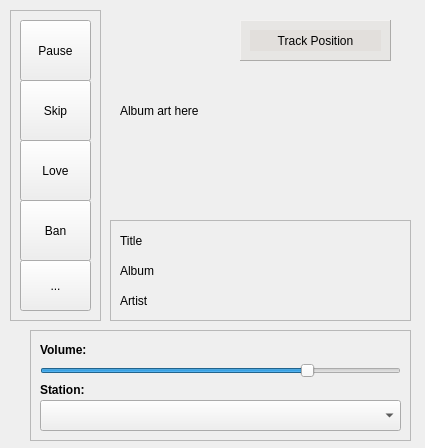
<?xml version="1.0" encoding="UTF-8"?>
<ui version="4.0">
 <class>MainWindow</class>
 <widget class="QMainWindow" name="MainWindow">
  <property name="geometry">
   <rect>
    <x>0</x>
    <y>0</y>
    <width>425</width>
    <height>448</height>
   </rect>
  </property>
  <property name="windowTitle">
   <string>qAndora - Internet Radio</string>
  </property>
  <property name="windowIcon">
   <iconset>
    <normaloff>images/qAndora.png</normaloff>images/qAndora.png</iconset>
  </property>
  <widget class="QWidget" name="centralwidget">
   <widget class="QFrame" name="frame">
    <property name="geometry">
     <rect>
      <x>30</x>
      <y>330</y>
      <width>381</width>
      <height>111</height>
     </rect>
    </property>
    <property name="frameShape">
     <enum>QFrame::StyledPanel</enum>
    </property>
    <property name="frameShadow">
     <enum>QFrame::Raised</enum>
    </property>
    <widget class="QSlider" name="volumeSlider">
     <property name="geometry">
      <rect>
       <x>10</x>
       <y>20</y>
       <width>361</width>
       <height>41</height>
      </rect>
     </property>
     <property name="toolTip">
      <string>Adjust Volume</string>
     </property>
     <property name="maximum">
      <number>100</number>
     </property>
     <property name="value">
      <number>75</number>
     </property>
     <property name="orientation">
      <enum>Qt::Horizontal</enum>
     </property>
    </widget>
    <widget class="QComboBox" name="stationBox">
     <property name="geometry">
      <rect>
       <x>10</x>
       <y>70</y>
       <width>361</width>
       <height>31</height>
      </rect>
     </property>
    </widget>
    <widget class="QLabel" name="label">
     <property name="geometry">
      <rect>
       <x>10</x>
       <y>10</y>
       <width>77</width>
       <height>21</height>
      </rect>
     </property>
     <property name="text">
      <string>&lt;b&gt;Volume:&lt;/b&gt;</string>
     </property>
     <property name="textFormat">
      <enum>Qt::AutoText</enum>
     </property>
    </widget>
    <widget class="QLabel" name="label_2">
     <property name="geometry">
      <rect>
       <x>10</x>
       <y>50</y>
       <width>77</width>
       <height>21</height>
      </rect>
     </property>
     <property name="text">
      <string>&lt;b&gt;Station:&lt;/b&gt;</string>
     </property>
    </widget>
   </widget>
   <widget class="QLabel" name="albumImage">
    <property name="geometry">
     <rect>
      <x>120</x>
      <y>10</y>
      <width>281</width>
      <height>201</height>
     </rect>
    </property>
    <property name="minimumSize">
     <size>
      <width>241</width>
      <height>191</height>
     </size>
    </property>
    <property name="text">
     <string>Album art here</string>
    </property>
    <property name="scaledContents">
     <bool>true</bool>
    </property>
   </widget>
   <widget class="QFrame" name="infoFrame">
    <property name="geometry">
     <rect>
      <x>110</x>
      <y>220</y>
      <width>301</width>
      <height>101</height>
     </rect>
    </property>
    <property name="frameShape">
     <enum>QFrame::StyledPanel</enum>
    </property>
    <property name="frameShadow">
     <enum>QFrame::Raised</enum>
    </property>
    <widget class="QLabel" name="titleLabel">
     <property name="geometry">
      <rect>
       <x>10</x>
       <y>10</y>
       <width>261</width>
       <height>21</height>
      </rect>
     </property>
     <property name="text">
      <string>Title</string>
     </property>
     <property name="wordWrap">
      <bool>true</bool>
     </property>
    </widget>
    <widget class="QLabel" name="albumLabel">
     <property name="geometry">
      <rect>
       <x>10</x>
       <y>40</y>
       <width>261</width>
       <height>21</height>
      </rect>
     </property>
     <property name="text">
      <string>Album</string>
     </property>
     <property name="wordWrap">
      <bool>true</bool>
     </property>
    </widget>
    <widget class="QLabel" name="artistLabel">
     <property name="geometry">
      <rect>
       <x>10</x>
       <y>70</y>
       <width>261</width>
       <height>21</height>
      </rect>
     </property>
     <property name="text">
      <string>Artist</string>
     </property>
    </widget>
   </widget>
   <widget class="QFrame" name="positionFrame">
    <property name="geometry">
     <rect>
      <x>240</x>
      <y>20</y>
      <width>151</width>
      <height>41</height>
     </rect>
    </property>
    <property name="palette">
     <palette>
      <active>
       <colorrole role="WindowText">
        <brush brushstyle="SolidPattern">
         <color alpha="255">
          <red>0</red>
          <green>0</green>
          <blue>0</blue>
         </color>
        </brush>
       </colorrole>
       <colorrole role="Button">
        <brush brushstyle="SolidPattern">
         <color alpha="125">
          <red>223</red>
          <green>220</green>
          <blue>217</blue>
         </color>
        </brush>
       </colorrole>
       <colorrole role="Light">
        <brush brushstyle="SolidPattern">
         <color alpha="125">
          <red>255</red>
          <green>255</green>
          <blue>255</blue>
         </color>
        </brush>
       </colorrole>
       <colorrole role="Midlight">
        <brush brushstyle="SolidPattern">
         <color alpha="125">
          <red>239</red>
          <green>237</green>
          <blue>236</blue>
         </color>
        </brush>
       </colorrole>
       <colorrole role="Dark">
        <brush brushstyle="SolidPattern">
         <color alpha="125">
          <red>111</red>
          <green>110</green>
          <blue>108</blue>
         </color>
        </brush>
       </colorrole>
       <colorrole role="Mid">
        <brush brushstyle="SolidPattern">
         <color alpha="125">
          <red>149</red>
          <green>147</green>
          <blue>145</blue>
         </color>
        </brush>
       </colorrole>
       <colorrole role="Text">
        <brush brushstyle="SolidPattern">
         <color alpha="255">
          <red>0</red>
          <green>0</green>
          <blue>0</blue>
         </color>
        </brush>
       </colorrole>
       <colorrole role="BrightText">
        <brush brushstyle="SolidPattern">
         <color alpha="255">
          <red>255</red>
          <green>255</green>
          <blue>255</blue>
         </color>
        </brush>
       </colorrole>
       <colorrole role="ButtonText">
        <brush brushstyle="SolidPattern">
         <color alpha="255">
          <red>0</red>
          <green>0</green>
          <blue>0</blue>
         </color>
        </brush>
       </colorrole>
       <colorrole role="Base">
        <brush brushstyle="SolidPattern">
         <color alpha="255">
          <red>255</red>
          <green>255</green>
          <blue>255</blue>
         </color>
        </brush>
       </colorrole>
       <colorrole role="Window">
        <brush brushstyle="SolidPattern">
         <color alpha="125">
          <red>223</red>
          <green>220</green>
          <blue>217</blue>
         </color>
        </brush>
       </colorrole>
       <colorrole role="Shadow">
        <brush brushstyle="SolidPattern">
         <color alpha="255">
          <red>0</red>
          <green>0</green>
          <blue>0</blue>
         </color>
        </brush>
       </colorrole>
       <colorrole role="AlternateBase">
        <brush brushstyle="SolidPattern">
         <color alpha="190">
          <red>239</red>
          <green>237</green>
          <blue>236</blue>
         </color>
        </brush>
       </colorrole>
       <colorrole role="ToolTipBase">
        <brush brushstyle="SolidPattern">
         <color alpha="255">
          <red>255</red>
          <green>255</green>
          <blue>220</blue>
         </color>
        </brush>
       </colorrole>
       <colorrole role="ToolTipText">
        <brush brushstyle="SolidPattern">
         <color alpha="255">
          <red>0</red>
          <green>0</green>
          <blue>0</blue>
         </color>
        </brush>
       </colorrole>
      </active>
      <inactive>
       <colorrole role="WindowText">
        <brush brushstyle="SolidPattern">
         <color alpha="255">
          <red>0</red>
          <green>0</green>
          <blue>0</blue>
         </color>
        </brush>
       </colorrole>
       <colorrole role="Button">
        <brush brushstyle="SolidPattern">
         <color alpha="125">
          <red>223</red>
          <green>220</green>
          <blue>217</blue>
         </color>
        </brush>
       </colorrole>
       <colorrole role="Light">
        <brush brushstyle="SolidPattern">
         <color alpha="125">
          <red>255</red>
          <green>255</green>
          <blue>255</blue>
         </color>
        </brush>
       </colorrole>
       <colorrole role="Midlight">
        <brush brushstyle="SolidPattern">
         <color alpha="125">
          <red>239</red>
          <green>237</green>
          <blue>236</blue>
         </color>
        </brush>
       </colorrole>
       <colorrole role="Dark">
        <brush brushstyle="SolidPattern">
         <color alpha="125">
          <red>111</red>
          <green>110</green>
          <blue>108</blue>
         </color>
        </brush>
       </colorrole>
       <colorrole role="Mid">
        <brush brushstyle="SolidPattern">
         <color alpha="125">
          <red>149</red>
          <green>147</green>
          <blue>145</blue>
         </color>
        </brush>
       </colorrole>
       <colorrole role="Text">
        <brush brushstyle="SolidPattern">
         <color alpha="255">
          <red>0</red>
          <green>0</green>
          <blue>0</blue>
         </color>
        </brush>
       </colorrole>
       <colorrole role="BrightText">
        <brush brushstyle="SolidPattern">
         <color alpha="255">
          <red>255</red>
          <green>255</green>
          <blue>255</blue>
         </color>
        </brush>
       </colorrole>
       <colorrole role="ButtonText">
        <brush brushstyle="SolidPattern">
         <color alpha="255">
          <red>0</red>
          <green>0</green>
          <blue>0</blue>
         </color>
        </brush>
       </colorrole>
       <colorrole role="Base">
        <brush brushstyle="SolidPattern">
         <color alpha="255">
          <red>255</red>
          <green>255</green>
          <blue>255</blue>
         </color>
        </brush>
       </colorrole>
       <colorrole role="Window">
        <brush brushstyle="SolidPattern">
         <color alpha="125">
          <red>223</red>
          <green>220</green>
          <blue>217</blue>
         </color>
        </brush>
       </colorrole>
       <colorrole role="Shadow">
        <brush brushstyle="SolidPattern">
         <color alpha="255">
          <red>0</red>
          <green>0</green>
          <blue>0</blue>
         </color>
        </brush>
       </colorrole>
       <colorrole role="AlternateBase">
        <brush brushstyle="SolidPattern">
         <color alpha="190">
          <red>239</red>
          <green>237</green>
          <blue>236</blue>
         </color>
        </brush>
       </colorrole>
       <colorrole role="ToolTipBase">
        <brush brushstyle="SolidPattern">
         <color alpha="255">
          <red>255</red>
          <green>255</green>
          <blue>220</blue>
         </color>
        </brush>
       </colorrole>
       <colorrole role="ToolTipText">
        <brush brushstyle="SolidPattern">
         <color alpha="255">
          <red>0</red>
          <green>0</green>
          <blue>0</blue>
         </color>
        </brush>
       </colorrole>
      </inactive>
      <disabled>
       <colorrole role="WindowText">
        <brush brushstyle="SolidPattern">
         <color alpha="125">
          <red>111</red>
          <green>110</green>
          <blue>108</blue>
         </color>
        </brush>
       </colorrole>
       <colorrole role="Button">
        <brush brushstyle="SolidPattern">
         <color alpha="125">
          <red>223</red>
          <green>220</green>
          <blue>217</blue>
         </color>
        </brush>
       </colorrole>
       <colorrole role="Light">
        <brush brushstyle="SolidPattern">
         <color alpha="125">
          <red>255</red>
          <green>255</green>
          <blue>255</blue>
         </color>
        </brush>
       </colorrole>
       <colorrole role="Midlight">
        <brush brushstyle="SolidPattern">
         <color alpha="125">
          <red>239</red>
          <green>237</green>
          <blue>236</blue>
         </color>
        </brush>
       </colorrole>
       <colorrole role="Dark">
        <brush brushstyle="SolidPattern">
         <color alpha="125">
          <red>111</red>
          <green>110</green>
          <blue>108</blue>
         </color>
        </brush>
       </colorrole>
       <colorrole role="Mid">
        <brush brushstyle="SolidPattern">
         <color alpha="125">
          <red>149</red>
          <green>147</green>
          <blue>145</blue>
         </color>
        </brush>
       </colorrole>
       <colorrole role="Text">
        <brush brushstyle="SolidPattern">
         <color alpha="125">
          <red>111</red>
          <green>110</green>
          <blue>108</blue>
         </color>
        </brush>
       </colorrole>
       <colorrole role="BrightText">
        <brush brushstyle="SolidPattern">
         <color alpha="255">
          <red>255</red>
          <green>255</green>
          <blue>255</blue>
         </color>
        </brush>
       </colorrole>
       <colorrole role="ButtonText">
        <brush brushstyle="SolidPattern">
         <color alpha="125">
          <red>111</red>
          <green>110</green>
          <blue>108</blue>
         </color>
        </brush>
       </colorrole>
       <colorrole role="Base">
        <brush brushstyle="SolidPattern">
         <color alpha="125">
          <red>223</red>
          <green>220</green>
          <blue>217</blue>
         </color>
        </brush>
       </colorrole>
       <colorrole role="Window">
        <brush brushstyle="SolidPattern">
         <color alpha="125">
          <red>223</red>
          <green>220</green>
          <blue>217</blue>
         </color>
        </brush>
       </colorrole>
       <colorrole role="Shadow">
        <brush brushstyle="SolidPattern">
         <color alpha="255">
          <red>0</red>
          <green>0</green>
          <blue>0</blue>
         </color>
        </brush>
       </colorrole>
       <colorrole role="AlternateBase">
        <brush brushstyle="SolidPattern">
         <color alpha="125">
          <red>223</red>
          <green>220</green>
          <blue>217</blue>
         </color>
        </brush>
       </colorrole>
       <colorrole role="ToolTipBase">
        <brush brushstyle="SolidPattern">
         <color alpha="255">
          <red>255</red>
          <green>255</green>
          <blue>220</blue>
         </color>
        </brush>
       </colorrole>
       <colorrole role="ToolTipText">
        <brush brushstyle="SolidPattern">
         <color alpha="255">
          <red>0</red>
          <green>0</green>
          <blue>0</blue>
         </color>
        </brush>
       </colorrole>
      </disabled>
     </palette>
    </property>
    <property name="autoFillBackground">
     <bool>true</bool>
    </property>
    <property name="frameShape">
     <enum>QFrame::Panel</enum>
    </property>
    <property name="frameShadow">
     <enum>QFrame::Raised</enum>
    </property>
    <widget class="QLabel" name="positionLabel">
     <property name="geometry">
      <rect>
       <x>10</x>
       <y>10</y>
       <width>131</width>
       <height>21</height>
      </rect>
     </property>
     <property name="palette">
      <palette>
       <active>
        <colorrole role="WindowText">
         <brush brushstyle="SolidPattern">
          <color alpha="255">
           <red>0</red>
           <green>0</green>
           <blue>0</blue>
          </color>
         </brush>
        </colorrole>
        <colorrole role="Button">
         <brush brushstyle="SolidPattern">
          <color alpha="165">
           <red>223</red>
           <green>220</green>
           <blue>217</blue>
          </color>
         </brush>
        </colorrole>
        <colorrole role="Light">
         <brush brushstyle="SolidPattern">
          <color alpha="165">
           <red>255</red>
           <green>255</green>
           <blue>255</blue>
          </color>
         </brush>
        </colorrole>
        <colorrole role="Midlight">
         <brush brushstyle="SolidPattern">
          <color alpha="165">
           <red>239</red>
           <green>237</green>
           <blue>236</blue>
          </color>
         </brush>
        </colorrole>
        <colorrole role="Dark">
         <brush brushstyle="SolidPattern">
          <color alpha="165">
           <red>111</red>
           <green>110</green>
           <blue>108</blue>
          </color>
         </brush>
        </colorrole>
        <colorrole role="Mid">
         <brush brushstyle="SolidPattern">
          <color alpha="165">
           <red>149</red>
           <green>147</green>
           <blue>145</blue>
          </color>
         </brush>
        </colorrole>
        <colorrole role="Text">
         <brush brushstyle="SolidPattern">
          <color alpha="255">
           <red>0</red>
           <green>0</green>
           <blue>0</blue>
          </color>
         </brush>
        </colorrole>
        <colorrole role="BrightText">
         <brush brushstyle="SolidPattern">
          <color alpha="255">
           <red>255</red>
           <green>255</green>
           <blue>255</blue>
          </color>
         </brush>
        </colorrole>
        <colorrole role="ButtonText">
         <brush brushstyle="SolidPattern">
          <color alpha="255">
           <red>0</red>
           <green>0</green>
           <blue>0</blue>
          </color>
         </brush>
        </colorrole>
        <colorrole role="Base">
         <brush brushstyle="SolidPattern">
          <color alpha="255">
           <red>255</red>
           <green>255</green>
           <blue>255</blue>
          </color>
         </brush>
        </colorrole>
        <colorrole role="Window">
         <brush brushstyle="SolidPattern">
          <color alpha="165">
           <red>223</red>
           <green>220</green>
           <blue>217</blue>
          </color>
         </brush>
        </colorrole>
        <colorrole role="Shadow">
         <brush brushstyle="SolidPattern">
          <color alpha="255">
           <red>0</red>
           <green>0</green>
           <blue>0</blue>
          </color>
         </brush>
        </colorrole>
        <colorrole role="AlternateBase">
         <brush brushstyle="SolidPattern">
          <color alpha="210">
           <red>239</red>
           <green>237</green>
           <blue>236</blue>
          </color>
         </brush>
        </colorrole>
        <colorrole role="ToolTipBase">
         <brush brushstyle="SolidPattern">
          <color alpha="255">
           <red>255</red>
           <green>255</green>
           <blue>220</blue>
          </color>
         </brush>
        </colorrole>
        <colorrole role="ToolTipText">
         <brush brushstyle="SolidPattern">
          <color alpha="255">
           <red>0</red>
           <green>0</green>
           <blue>0</blue>
          </color>
         </brush>
        </colorrole>
       </active>
       <inactive>
        <colorrole role="WindowText">
         <brush brushstyle="SolidPattern">
          <color alpha="255">
           <red>0</red>
           <green>0</green>
           <blue>0</blue>
          </color>
         </brush>
        </colorrole>
        <colorrole role="Button">
         <brush brushstyle="SolidPattern">
          <color alpha="165">
           <red>223</red>
           <green>220</green>
           <blue>217</blue>
          </color>
         </brush>
        </colorrole>
        <colorrole role="Light">
         <brush brushstyle="SolidPattern">
          <color alpha="165">
           <red>255</red>
           <green>255</green>
           <blue>255</blue>
          </color>
         </brush>
        </colorrole>
        <colorrole role="Midlight">
         <brush brushstyle="SolidPattern">
          <color alpha="165">
           <red>239</red>
           <green>237</green>
           <blue>236</blue>
          </color>
         </brush>
        </colorrole>
        <colorrole role="Dark">
         <brush brushstyle="SolidPattern">
          <color alpha="165">
           <red>111</red>
           <green>110</green>
           <blue>108</blue>
          </color>
         </brush>
        </colorrole>
        <colorrole role="Mid">
         <brush brushstyle="SolidPattern">
          <color alpha="165">
           <red>149</red>
           <green>147</green>
           <blue>145</blue>
          </color>
         </brush>
        </colorrole>
        <colorrole role="Text">
         <brush brushstyle="SolidPattern">
          <color alpha="255">
           <red>0</red>
           <green>0</green>
           <blue>0</blue>
          </color>
         </brush>
        </colorrole>
        <colorrole role="BrightText">
         <brush brushstyle="SolidPattern">
          <color alpha="255">
           <red>255</red>
           <green>255</green>
           <blue>255</blue>
          </color>
         </brush>
        </colorrole>
        <colorrole role="ButtonText">
         <brush brushstyle="SolidPattern">
          <color alpha="255">
           <red>0</red>
           <green>0</green>
           <blue>0</blue>
          </color>
         </brush>
        </colorrole>
        <colorrole role="Base">
         <brush brushstyle="SolidPattern">
          <color alpha="255">
           <red>255</red>
           <green>255</green>
           <blue>255</blue>
          </color>
         </brush>
        </colorrole>
        <colorrole role="Window">
         <brush brushstyle="SolidPattern">
          <color alpha="165">
           <red>223</red>
           <green>220</green>
           <blue>217</blue>
          </color>
         </brush>
        </colorrole>
        <colorrole role="Shadow">
         <brush brushstyle="SolidPattern">
          <color alpha="255">
           <red>0</red>
           <green>0</green>
           <blue>0</blue>
          </color>
         </brush>
        </colorrole>
        <colorrole role="AlternateBase">
         <brush brushstyle="SolidPattern">
          <color alpha="210">
           <red>239</red>
           <green>237</green>
           <blue>236</blue>
          </color>
         </brush>
        </colorrole>
        <colorrole role="ToolTipBase">
         <brush brushstyle="SolidPattern">
          <color alpha="255">
           <red>255</red>
           <green>255</green>
           <blue>220</blue>
          </color>
         </brush>
        </colorrole>
        <colorrole role="ToolTipText">
         <brush brushstyle="SolidPattern">
          <color alpha="255">
           <red>0</red>
           <green>0</green>
           <blue>0</blue>
          </color>
         </brush>
        </colorrole>
       </inactive>
       <disabled>
        <colorrole role="WindowText">
         <brush brushstyle="SolidPattern">
          <color alpha="165">
           <red>111</red>
           <green>110</green>
           <blue>108</blue>
          </color>
         </brush>
        </colorrole>
        <colorrole role="Button">
         <brush brushstyle="SolidPattern">
          <color alpha="165">
           <red>223</red>
           <green>220</green>
           <blue>217</blue>
          </color>
         </brush>
        </colorrole>
        <colorrole role="Light">
         <brush brushstyle="SolidPattern">
          <color alpha="165">
           <red>255</red>
           <green>255</green>
           <blue>255</blue>
          </color>
         </brush>
        </colorrole>
        <colorrole role="Midlight">
         <brush brushstyle="SolidPattern">
          <color alpha="165">
           <red>239</red>
           <green>237</green>
           <blue>236</blue>
          </color>
         </brush>
        </colorrole>
        <colorrole role="Dark">
         <brush brushstyle="SolidPattern">
          <color alpha="165">
           <red>111</red>
           <green>110</green>
           <blue>108</blue>
          </color>
         </brush>
        </colorrole>
        <colorrole role="Mid">
         <brush brushstyle="SolidPattern">
          <color alpha="165">
           <red>149</red>
           <green>147</green>
           <blue>145</blue>
          </color>
         </brush>
        </colorrole>
        <colorrole role="Text">
         <brush brushstyle="SolidPattern">
          <color alpha="165">
           <red>111</red>
           <green>110</green>
           <blue>108</blue>
          </color>
         </brush>
        </colorrole>
        <colorrole role="BrightText">
         <brush brushstyle="SolidPattern">
          <color alpha="255">
           <red>255</red>
           <green>255</green>
           <blue>255</blue>
          </color>
         </brush>
        </colorrole>
        <colorrole role="ButtonText">
         <brush brushstyle="SolidPattern">
          <color alpha="165">
           <red>111</red>
           <green>110</green>
           <blue>108</blue>
          </color>
         </brush>
        </colorrole>
        <colorrole role="Base">
         <brush brushstyle="SolidPattern">
          <color alpha="165">
           <red>223</red>
           <green>220</green>
           <blue>217</blue>
          </color>
         </brush>
        </colorrole>
        <colorrole role="Window">
         <brush brushstyle="SolidPattern">
          <color alpha="165">
           <red>223</red>
           <green>220</green>
           <blue>217</blue>
          </color>
         </brush>
        </colorrole>
        <colorrole role="Shadow">
         <brush brushstyle="SolidPattern">
          <color alpha="255">
           <red>0</red>
           <green>0</green>
           <blue>0</blue>
          </color>
         </brush>
        </colorrole>
        <colorrole role="AlternateBase">
         <brush brushstyle="SolidPattern">
          <color alpha="165">
           <red>223</red>
           <green>220</green>
           <blue>217</blue>
          </color>
         </brush>
        </colorrole>
        <colorrole role="ToolTipBase">
         <brush brushstyle="SolidPattern">
          <color alpha="255">
           <red>255</red>
           <green>255</green>
           <blue>220</blue>
          </color>
         </brush>
        </colorrole>
        <colorrole role="ToolTipText">
         <brush brushstyle="SolidPattern">
          <color alpha="255">
           <red>0</red>
           <green>0</green>
           <blue>0</blue>
          </color>
         </brush>
        </colorrole>
       </disabled>
      </palette>
     </property>
     <property name="autoFillBackground">
      <bool>true</bool>
     </property>
     <property name="text">
      <string>Track Position</string>
     </property>
     <property name="alignment">
      <set>Qt::AlignCenter</set>
     </property>
    </widget>
   </widget>
   <widget class="QFrame" name="buttonFrame">
    <property name="geometry">
     <rect>
      <x>10</x>
      <y>10</y>
      <width>91</width>
      <height>311</height>
     </rect>
    </property>
    <property name="frameShape">
     <enum>QFrame::StyledPanel</enum>
    </property>
    <property name="frameShadow">
     <enum>QFrame::Raised</enum>
    </property>
    <widget class="QToolButton" name="playPauseButton">
     <property name="geometry">
      <rect>
       <x>10</x>
       <y>10</y>
       <width>71</width>
       <height>61</height>
      </rect>
     </property>
     <property name="toolTip">
      <string>Pause</string>
     </property>
     <property name="text">
      <string>Pause</string>
     </property>
     <property name="icon">
      <iconset>
       <normaloff>images/pause.png</normaloff>images/pause.png</iconset>
     </property>
    </widget>
    <widget class="QToolButton" name="skipButton">
     <property name="geometry">
      <rect>
       <x>10</x>
       <y>70</y>
       <width>71</width>
       <height>61</height>
      </rect>
     </property>
     <property name="toolTip">
      <string>Skip Song</string>
     </property>
     <property name="text">
      <string>Skip</string>
     </property>
     <property name="icon">
      <iconset>
       <normaloff>images/skip.png</normaloff>images/skip.png</iconset>
     </property>
    </widget>
    <widget class="QToolButton" name="loveButton">
     <property name="geometry">
      <rect>
       <x>10</x>
       <y>130</y>
       <width>71</width>
       <height>61</height>
      </rect>
     </property>
     <property name="toolTip">
      <string>Mark Favorite</string>
     </property>
     <property name="text">
      <string>Love</string>
     </property>
     <property name="icon">
      <iconset>
       <normaloff>images/favorite.png</normaloff>images/favorite.png</iconset>
     </property>
    </widget>
    <widget class="QToolButton" name="banButton">
     <property name="geometry">
      <rect>
       <x>10</x>
       <y>190</y>
       <width>71</width>
       <height>61</height>
      </rect>
     </property>
     <property name="toolTip">
      <string>Ban Song</string>
     </property>
     <property name="text">
      <string>Ban</string>
     </property>
     <property name="icon">
      <iconset>
       <normaloff>images/ban.png</normaloff>images/ban.png</iconset>
     </property>
    </widget>
    <widget class="QToolButton" name="settingsButton">
     <property name="geometry">
      <rect>
       <x>10</x>
       <y>250</y>
       <width>71</width>
       <height>51</height>
      </rect>
     </property>
     <property name="toolTip">
      <string>Settings</string>
     </property>
     <property name="text">
      <string>...</string>
     </property>
     <property name="icon">
      <iconset>
       <normaloff>images/settings.png</normaloff>images/settings.png</iconset>
     </property>
    </widget>
   </widget>
  </widget>
 </widget>
 <resources/>
 <connections/>
</ui>
